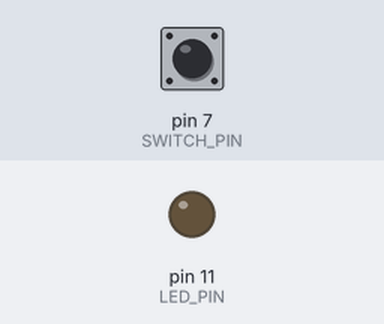
The sketch below on a simulated Arduino Uno, built with avr-gcc and run on an emulated ATmega328P. Shown: output pins drawn as LEDs (lit = HIGH). The test bench sets the inputs (shaded band); at power-on: pin 7 (SWITCH_PIN) HIGH.

Above: at 1.2 s.
1.3 s: pin 7 (SWITCH_PIN) pulled LOW for 0.15 s
At 1.9 s:
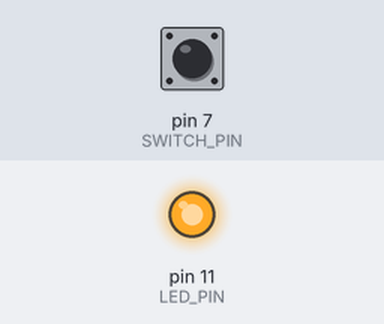
2.9 s: pin 7 (SWITCH_PIN) pulled LOW for 1 s
At 4.4 s:
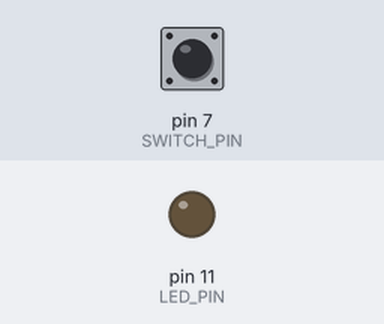
5.4 s: pin 7 (SWITCH_PIN) pulled LOW for 3.2 s
At 9.2 s:
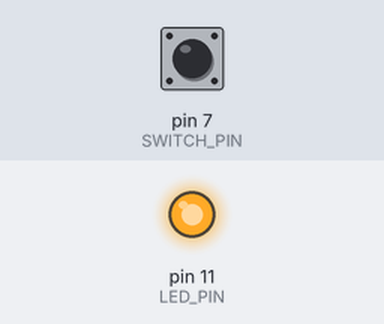
Timing chart, 0 to 10.7 s (numbered marks = the images above; inputs shaded):
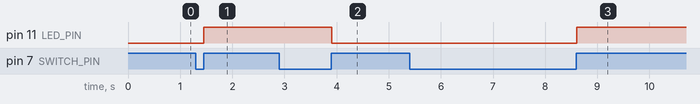

The sketch:

ch03_06.ino
```cpp
#include <Bounce2.h>

#define SERIAL_BAUDRATE 19200
#define LED_PIN 11
#define SWITCH_PIN 7

Bounce bouncer = Bounce();
boolean led_status;

void setup() {
  Serial.begin(SERIAL_BAUDRATE);
  pinMode(LED_PIN, OUTPUT);
  pinMode(SWITCH_PIN, INPUT);

  // After setting up the button, setup the object
  bouncer.attach(SWITCH_PIN);
  bouncer.interval(5);

  led_status = LOW;
  digitalWrite(LED_PIN, led_status);
}

void loop() {

  if(bouncer.update() == true && bouncer.read() == HIGH){
    led_status = !led_status;
    digitalWrite(LED_PIN, led_status);
  }
}
```

Measured:
- after the input at 1.3 s, pin 11 (LED_PIN): LOW → HIGH after 0.15 s
- after the input at 2.9 s, pin 11 (LED_PIN): HIGH → LOW after 1.0 s
- after the input at 5.4 s, pin 11 (LED_PIN): LOW → HIGH after 3.2 s
